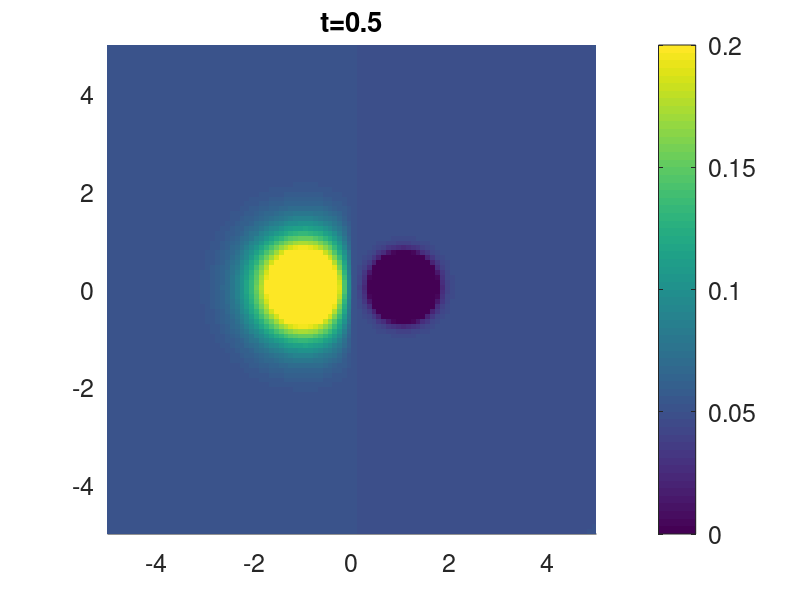

The MATLAB script that drew this image: (Note: this script raises an error after producing the figure.)
function y_out = diffusion_test()
%%%%%%%%%%%%%%%%%%%%%%%%%%%%%%%%%%%%%%%%%%%%%%%%%%%%%%%%%%%%%%%%%%%%%%%%%%%
% May 2018, Orit Peleg, orit.peleg@colorado.edu
%%%%%%%%%%%%%%%%%%%%%%%%%%%%%%%%%%%%%%%%%%%%%%%%%%%%%%%%%%%%%%%%%%%%%%%%%%%
close all;
dbstop if error;
set(0,'Defaultlinelinewidth',3.5, 'DefaultlineMarkerSize',12,...
    'DefaultTextFontSize',5, 'DefaultAxesFontSize',18);

%%%%%%%%%%%%%%%%%%%%%%%%%%%%%%%%%%%%%%%%%%%%%%%%%%%%%%%%%%%%%%%%%%%%%%%%%%%

%The agent at position (0,0) produces a chemical signal that spreads out following a 
%diffusion equation. 

%The output of the code is a movie showing the concentration of the 
%chemical signal as a function of time in the arena. 

%%%%%%%%%%%%%%%%%%%%%%%%%%%%%%%%%%%%%%%%%%%%%%%%%%%%%%%%%%%%%%%%%%%%%%%%%%%
% define   
A_1=0.2;
A_2=0.4;%initial chemical concentration per active agent 

D_1=0.5;
D_2=0.7;% diffusion coefficient
delta_t_1 = 0.1;
delta_t_2 = 0.1;% time integration constant (time discretization)
delta_x_1 = 0.1;
delta_x_2 = 0.1% size of a cell in the simulation (space discretization)
B_1=0;
B_2=0;% ignore for now

SAVE_MOVIE = 1;
%%%%%%%%%%%%%%%%%%%%%%%%%%%%%%%%%%%%%%%%%%%%%%%%%%%%%%%%%%%%%%%%%%%%%%%%%%%      
        
t_array_1=0:delta_t_1:0.5;
t_array_2=0:delta_t_2:0.5;
min_x_1 = -5; max_x_1=5;
min_x_2 = -5; max_x_2=5;

source_and_sink_propagation_c1(A_1,B_1,D_1,t_array_1,delta_x_1,min_x_1,max_x_1,SAVE_MOVIE);
y_out=0; 

source_and_sink_propagation_c2(A_2,B_2,D_2,t_array_2,delta_x_2,min_x_2,max_x_2,SAVE_MOVIE);
y_out=0;

end

%%%%%%%%%%%%%%%%%%%%%%%%%%%%%%%%%%%%%%%%%%%%%%%%%%%%%%%%%%%%%%%%%%%%%%%%%%%
%%%%%%%%%%%%%%%%%%%%%%%%%%%%%%%%%%%%%%%%%%%%%%%%%%%%%%%%%%%%%%%%%%%%%%%%%%%
%%%%%%%%%%%%%%%%%%%%%%%%%%%%%%%%%%%%%%%%%%%%%%%%%%%%%%%%%%%%%%%%%%%%%%%%%%%
%%%%%%%%%%%%%%%%%%%%%%%%%%%%%%%%%%%%%%%%%%%%%%%%%%%%%%%%%%%%%%%%%%%%%%%%%%%

function source_and_sink_propagation_c1(A,B,D,t_array,delta_x,min_x,max_x,SAVE_MOVIE)

source_x1 = -1.0;
source_y1 = 0.0;
sink_x2 = 1.0;
sink_y2 = 0.0;

[x,y] = meshgrid(min_x:delta_x:max_x,min_x:delta_x:max_x);

if SAVE_MOVIE==1
    fig_densities=figure();
    loops = length(2:length(t_array));
    clear F
    F(loops) = struct('cdata',[],'colormap',[]);
end

for t_i=2:length(t_array)
    t=t_array(t_i);
    %c = 0.1 * ones(size(x));
    c = 0.05 * ones(size(x));

    curr_t = t;
    curr_c_1 =(A/(curr_t^0.5))*exp(-(((x-source_x1).^2)+((y-source_y1).^2))./(4*D*curr_t))+B;
    curr_c_2 =(A/(curr_t^0.5))*exp(-(((x-sink_x2).^2)+((y-sink_y2).^2))./(4*D*curr_t))+B;
    c = c + curr_c_1 - curr_c_2;
    %c = c + curr_c_1;
    
    if (t_i>1) && SAVE_MOVIE==1
        figure(fig_densities);
        surf(x,y,c,'EdgeColor','none'); view(2); title(['t=',num2str(t)]); xlim([min_x max_x]); ylim([min_x max_x]);
        daspect([1 1 1]); colorbar; caxis([0 A]); hold on;
        
        pause(0.001);
        F(t_i-1) = getframe(fig_densities);
        pause(0.001);
        
        pause(0.1);
    end
    
end

if SAVE_MOVIE==1
    v = VideoWriter(['A',num2str(A),'B',num2str(A),'D',num2str(A),'test.mp4'],'MPEG-4');
    open(v);
    writeVideo(v,F);
    close(v);
end

end

function source_and_sink_propagation_c2(A,B,D,t_array,delta_x,min_x,max_x,SAVE_MOVIE)

source_x1 = 1.0;
source_y1 = 0.0;
sink_x2 = -1.0;
sink_y2 = 0.0;

[x,y] = meshgrid(min_x:delta_x:max_x,min_x:delta_x:max_x);

if SAVE_MOVIE==1
    fig_densities=figure();
    loops = length(2:length(t_array));
    clear F
    F(loops) = struct('cdata',[],'colormap',[]);
end

for t_i=2:length(t_array)
    t=t_array(t_i);
    %c = 0.1 * ones(size(x));
    c = 0.05 * ones(size(x));

    curr_t = t;
    curr_c_1 =(A/(curr_t^0.5))*exp(-(((x-source_x1).^2)+((y-source_y1).^2))./(4*D*curr_t))+B;
    curr_c_2 =(A/(curr_t^0.5))*exp(-(((x-sink_x2).^2)+((y-sink_y2).^2))./(4*D*curr_t))+B;
    c = c + curr_c_1 - curr_c_2;
    %c = c + curr_c_1;
    
    if (t_i>1) && SAVE_MOVIE==1
        figure(fig_densities);
        surf(x,y,c,'EdgeColor','none'); view(2); title(['t=',num2str(t)]); xlim([min_x max_x]); ylim([min_x max_x]);
        daspect([1 1 1]); colorbar; caxis([0 A]); hold on;
        
        pause(0.001);
        F(t_i-1) = getframe(fig_densities);
        pause(0.001);
        
        pause(0.1);
    end
    
end

if SAVE_MOVIE==1
    v = VideoWriter(['A',num2str(A),'B',num2str(A),'D',num2str(A),'test.mp4'],'MPEG-4');
    open(v);
    writeVideo(v,F);
    close(v);
end

end

